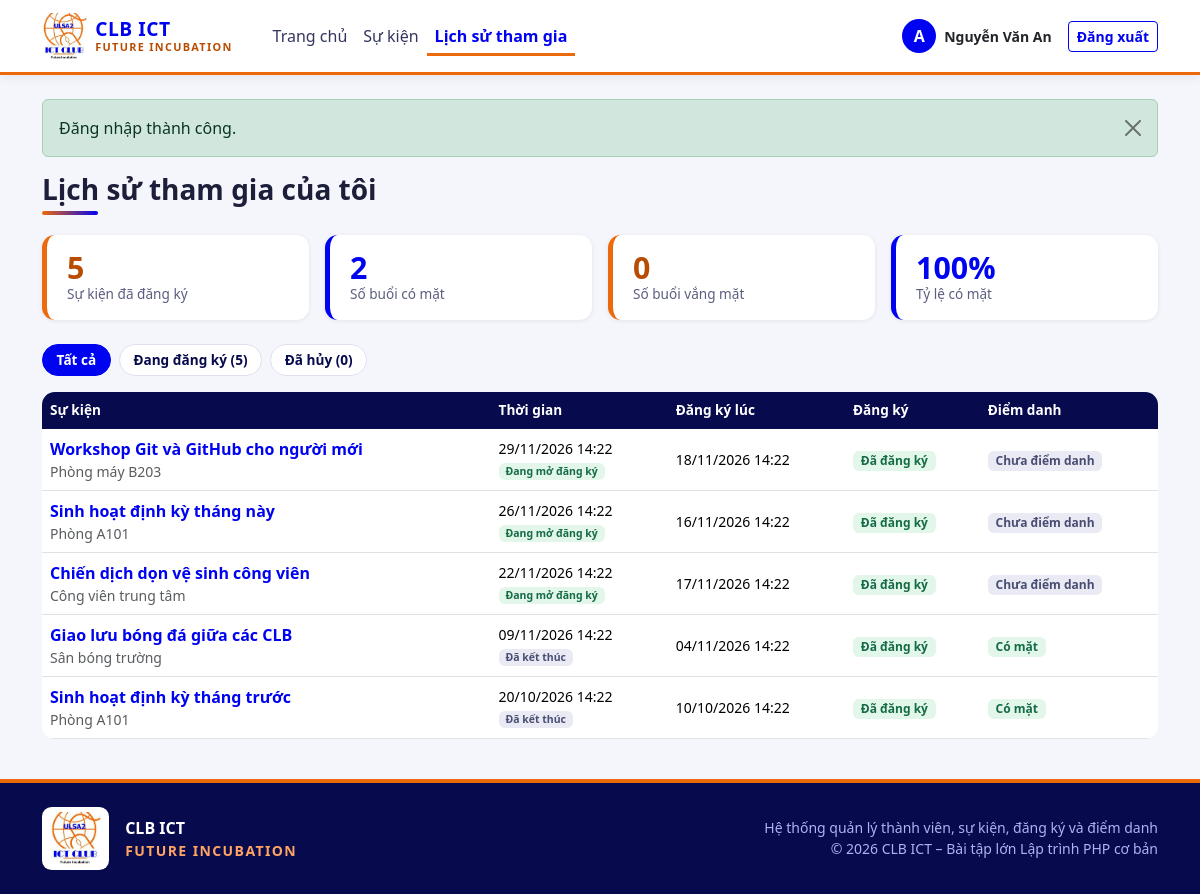
The app's page /clb/my_registrations.php (signed in) with its own data.
### tables this page shows
CREATE TABLE registrations (
  id            INT UNSIGNED NOT NULL AUTO_INCREMENT,
  event_id      INT UNSIGNED NOT NULL,
  user_id       INT UNSIGNED NOT NULL,
  status        ENUM('registered','cancelled') NOT NULL DEFAULT 'registered',
  registered_at DATETIME     NOT NULL DEFAULT CURRENT_TIMESTAMP,
  attendance    ENUM('present','absent') NULL DEFAULT NULL,
  checked_at    DATETIME     NULL DEFAULT NULL,
  PRIMARY KEY (id),
  UNIQUE KEY uq_registrations_event_user (event_id, user_id),
  KEY idx_registrations_user (user_id),
  KEY idx_registrations_event_status (event_id, status),
  CONSTRAINT fk_registrations_event
    FOREIGN KEY (event_id) REFERENCES events(id)
    ON DELETE RESTRICT ON UPDATE CASCADE,
  CONSTRAINT fk_registrations_user
    FOREIGN KEY (user_id) REFERENCES users(id)
    ON DELETE RESTRICT ON UPDATE CASCADE
);

CREATE TABLE events (
  id                    INT UNSIGNED NOT NULL AUTO_INCREMENT,
  category_id           INT UNSIGNED NOT NULL,
  title                 VARCHAR(200) NOT NULL,
  description           TEXT         NULL,
  location              VARCHAR(200) NOT NULL,
  start_time            DATETIME     NOT NULL,
  end_time              DATETIME     NOT NULL,
  registration_deadline DATETIME     NOT NULL,
  max_participants      INT UNSIGNED NOT NULL,
  status                ENUM('open','closed','finished','cancelled') NOT NULL DEFAULT 'open',
  PRIMARY KEY (id),
  KEY idx_events_start_time (start_time),
  KEY idx_events_status (status),
  KEY idx_events_category (category_id),
  CONSTRAINT chk_events_max CHECK (max_participants > 0),
  CONSTRAINT chk_events_time CHECK (end_time > start_time),
  CONSTRAINT chk_events_deadline CHECK (registration_deadline <= start_time),
  CONSTRAINT fk_events_category
    FOREIGN KEY (category_id) REFERENCES event_categories(id)
    ON DELETE RESTRICT ON UPDATE CASCADE
);

### clb/config/database.php (called while the page is built, shortened)
<?php
function db(): PDO
{
    static $pdo = null;
    if ($pdo === null) {
        $dsn = 'mysql:host=' . DB_HOST . ';dbname=' . DB_NAME . ';charset=utf8mb4';
        try {
            $pdo = new PDO($dsn, DB_USER, DB_PASS, [
                PDO::ATTR_ERRMODE            => PDO::ERRMODE_EXCEPTION,
                PDO::ATTR_DEFAULT_FETCH_MODE => PDO::FETCH_ASSOC,
                PDO::ATTR_EMULATE_PREPARES   => false,
            ]);
        } catch (PDOException $e) {
            error_log('DB connect error: ' . $e->getMessage());
            http_response_code(500);
            exit('Không kết nối được cơ sở dữ liệu. Hãy bật MySQL trong XAMPP và kiểm tra config/config.php.');
        }
    }
    return $pdo;
}

### clb/my_registrations.php (the view, shortened to what this page needs)
<?php
$userId    = (int)current_user()['id'];
$statusFilter = (string)($_GET['status'] ?? '');
if (!in_array($statusFilter, ['registered', 'cancelled'], true)) {
    $statusFilter = '';
}
$page = (int)($_GET['page'] ?? 1);
$st = db()->prepare(
    "SELECT COALESCE(SUM(status = 'registered'), 0)                              AS regs,
            COALESCE(SUM(status = 'registered' AND attendance = 'present'), 0)  AS present_cnt,
            COALESCE(SUM(status = 'registered' AND attendance = 'absent'), 0)   AS absent_cnt,
            COALESCE(SUM(status = 'cancelled'), 0)                              AS cancelled_cnt
     FROM registrations WHERE user_id = ?"
);
$st->execute([$userId]);
$sum       = $st->fetch();
$regs      = (int)$sum['regs'];
$present   = (int)$sum['present_cnt'];
$absent    = (int)$sum['absent_cnt'];
$cancelled = (int)$sum['cancelled_cnt'];
$checked   = $present + $absent;
$rate      = $checked > 0 ? (int)round($present / $checked * 100) : null;
$where  = 'r.user_id = ?';
$params = [$userId];
$st = db()->prepare("SELECT COUNT(*) FROM registrations r WHERE $where");
$st->execute($params);
$pg = paginate((int)$st->fetchColumn(), $page);
$st = db()->prepare(
    "SELECT r.status AS reg_status, r.registered_at, r.attendance,
            e.id AS event_id, e.title, e.location, e.start_time, e.end_time,
            e.registration_deadline, e.status AS status
     FROM registrations r
     JOIN events e ON e.id = r.event_id
     WHERE $where
     ORDER BY e.start_time DESC
     LIMIT ? OFFSET ?"
);
$i = 1;
foreach ($params as $v) {
    $st->bindValue($i++, $v, is_int($v) ? PDO::PARAM_INT : PDO::PARAM_STR);
}
$st->bindValue($i++, $pg['perPage'], PDO::PARAM_INT);
$st->bindValue($i,   $pg['offset'],  PDO::PARAM_INT);
$st->execute();
$rows = $st->fetchAll();
require __DIR__ . '/includes/header.php';
?>
<h1 class="h3 section-title">Lịch sử tham gia của tôi</h1>
<div class="row g-3 mb-4">
    <div class="col-6 col-md-3"><div class="stat-chip orange"><div class="num"><?= $regs ?></div><div class="lbl">Sự kiện đã đăng ký</div></div></div>
    <div class="col-6 col-md-3"><div class="stat-chip blue"><div class="num"><?= $present ?></div><div class="lbl">Số buổi có mặt</div></div></div>
    <div class="col-6 col-md-3"><div class="stat-chip orange"><div class="num"><?= $absent ?></div><div class="lbl">Số buổi vắng mặt</div></div></div>
    <div class="col-6 col-md-3"><div class="stat-chip blue"><div class="num"><?= $rate === null ? '—' : $rate . '%' ?></div><div class="lbl">Tỷ lệ có mặt</div></div></div>
</div>
<div class="d-flex flex-wrap align-items-center gap-2 mb-3">
    <a class="status-pill<?= $statusFilter === '' ? ' active' : '' ?>" href="<?= e(url('my_registrations.php')) ?>">Tất cả</a>
    <a class="status-pill<?= $statusFilter === 'registered' ? ' active' : '' ?>"
       href="<?= e(url('my_registrations.php?status=registered')) ?>">Đang đăng ký (<?= $regs ?>)</a>
    <a class="status-pill<?= $statusFilter === 'cancelled' ? ' active' : '' ?>"
       href="<?= e(url('my_registrations.php?status=cancelled')) ?>">Đã hủy (<?= $cancelled ?>)</a>
</div>
<div class="table-responsive rounded mb-3">
    <table class="table table-brand align-middle">
        <thead>
        <tr>
            <th>Sự kiện</th>
            <th>Thời gian</th>
            <th>Đăng ký lúc</th>
            <th>Đăng ký</th>
            <th>Điểm danh</th>
        </tr>
        </thead>
        <tbody>
        <?php foreach ($rows as $r): ?>
            <tr>
                <td>
                    <a class="fw-semibold text-decoration-none"
                       href="<?= e(url('event.php?id=' . (int)$r['event_id'])) ?>"><?= e($r['title']) ?></a>
                    <div class="small text-muted"><?= e($r['location']) ?></div>
                </td>
                <td class="small">
                    <?= e(fmt_datetime($r['start_time'])) ?><br>
                    <?= event_status_badge(event_effective_status($r)) ?>
                </td>
                <td class="small"><?= e(fmt_datetime($r['registered_at'])) ?></td>
                <td>
                    <span class="badge <?= $r['reg_status'] === 'registered' ? 'badge-us-active' : 'badge-us-inactive' ?>">
                        <?= e(reg_status_label($r['reg_status'])) ?>
                    </span>
                </td>
                <td><?= attendance_badge($r['attendance'], $r['reg_status']) ?></td>
            </tr>
        <?php endforeach; ?>
        </tbody>
    </table>
</div>
<?php require __DIR__ . '/includes/footer.php'; ?>

### clb/includes/functions.php (shortened to what this page needs)
<?php
function e(?string $s): string
{
    return htmlspecialchars((string)$s, ENT_QUOTES, 'UTF-8');
}
function url(string $path = ''): string
{
    return BASE_URL . '/' . ltrim($path, '/');
}
function fmt_datetime(?string $dt): string
{
    return $dt ? date('d/m/Y H:i', strtotime($dt)) : '—';
}
function event_effective_status(array $ev): string
{
    $now = time();
    if ($ev['status'] === 'finished' || strtotime($ev['end_time']) <= $now) {
        return 'finished';
    }
    return 'open';
}
function event_status_label(string $s): string
{
    return [
        'open'      => 'Đang mở đăng ký',
        'closed'    => 'Đã đóng đăng ký',
        'finished'  => 'Đã kết thúc',
        'cancelled' => 'Đã hủy',
    ][$s] ?? $s;
}
function event_status_badge(string $s): string
{
    return '<span class="badge badge-st-' . e($s) . '">' . e(event_status_label($s)) . '</span>';
}
function reg_status_label(string $s): string
{
    return ['registered' => 'Đã đăng ký', 'cancelled' => 'Đã hủy'][$s] ?? $s;
}
function attendance_badge(?string $att, string $regStatus = 'registered'): string
{
    if ($att === 'present') {
        return '<span class="badge badge-att-present">Có mặt</span>';
    }
    return '<span class="badge badge-att-none">Chưa điểm danh</span>';
}

### clb/assets/css/style.css (style rules this page uses)
:root { --brand-orange: #EC690C; --brand-orange-dark: #B84C02; --brand-orange-soft: #FDEBDD; --brand-blue: #0003EF; --brand-blue-dark: #0A0C8C; --brand-navy: #070A4D; --brand-blue-soft: #E8E9FF; --bs-primary: #D65A05; --bs-primary-rgb: 214, 90, 5; --bs-link-color: #0003EF; --bs-link-color-rgb: 0, 3, 239; --bs-link-hover-color: #0A0C8C; --bs-link-hover-color-rgb: 10, 12, 140; }
body { background-color: #F5F6FB; color: #1d1f3a; }
h1, h2, h3, h4, h5, h6 { color: var(--brand-navy); }
.stat-chip { background: #fff; border-radius: .8rem; padding: 1rem 1.25rem; box-shadow: 0 1px 4px rgba(7, 10, 77, .08); border-left: 5px solid var(--brand-orange); height: 100%; }
.stat-chip.blue { border-left-color: var(--brand-blue); }
.stat-chip .num { font-size: 1.9rem; font-weight: 800; line-height: 1.1; color: var(--brand-blue); }
.stat-chip.orange .num { color: var(--brand-orange-dark); }
.stat-chip .lbl { color: #5b5e80; font-size: .85rem; }
.section-title { font-weight: 800; position: relative; padding-bottom: .5rem; margin-bottom: 1.25rem; }
.section-title::after { content: ""; position: absolute; left: 0; bottom: 0; width: 56px; height: 4px; border-radius: 4px; background: linear-gradient(90deg, var(--brand-orange), var(--brand-blue)); }
.table-brand { background: #fff; border-radius: .8rem; overflow: hidden; margin-bottom: 0; }
.table-brand thead th { background: var(--brand-navy); color: #fff; font-weight: 600; font-size: .85rem; border: 0; white-space: nowrap; }
.table-brand tbody td { vertical-align: middle; }
.badge-st-open { background: #E3F6EA; color: #146c43; font-weight: 600; }
.badge-st-finished { background: #E9EAF3; color: #4a4d73; font-weight: 600; }
.badge-us-active { background: #E3F6EA; color: #146c43; font-weight: 600; }
.badge-att-present { background: #E3F6EA; color: #146c43; font-weight: 600; }
.badge-att-none { background: #E9EAF3; color: #4a4d73; font-weight: 600; }
.status-pill { display: inline-block; padding: .3rem .85rem; border-radius: 999px; background: #fff; border: 1px solid #dfe1f0; color: var(--brand-navy); font-size: .85rem; font-weight: 600; text-decoration: none; }
.status-pill.active { background: var(--brand-blue); border-color: var(--brand-blue); color: #fff; }

### records on screen
registrations: event.title "Workshop Git và GitHub cho người mới", event.location "Phòng máy B203", event.start_time "29/11/2026 14:22", registered_at "18/11/2026 14:22", status "Đã đăng ký"
registrations: event.title "Sinh hoạt định kỳ tháng này", event.location "Phòng A101", event.start_time "26/11/2026 14:22", registered_at "16/11/2026 14:22", status "Đã đăng ký"
registrations: event.title "Chiến dịch dọn vệ sinh công viên", event.location "Công viên trung tâm", event.start_time "22/11/2026 14:22", registered_at "17/11/2026 14:22", status "Đã đăng ký"
registrations: event.title "Giao lưu bóng đá giữa các CLB", event.location "Sân bóng trường", event.start_time "09/11/2026 14:22", event.status "Đã kết thúc", registered_at "04/11/2026 14:22", status "Đã đăng ký", attendance "Có mặt"
registrations: event.title "Sinh hoạt định kỳ tháng trước", event.location "Phòng A101", event.start_time "20/10/2026 14:22", event.status "Đã kết thúc", registered_at "10/10/2026 14:22", status "Đã đăng ký", attendance "Có mặt"

### other values on screen
APP_NAME "CLB ICT"
APP_TAGLINE "FUTURE INCUBATION"
$initial "A"
$user['full_name'] "Nguyễn Văn An"
$f['msg'] "Đăng nhập thành công."
$regs "5"
$present "2"
$absent "0"
$rate "100"
$cancelled "0"
